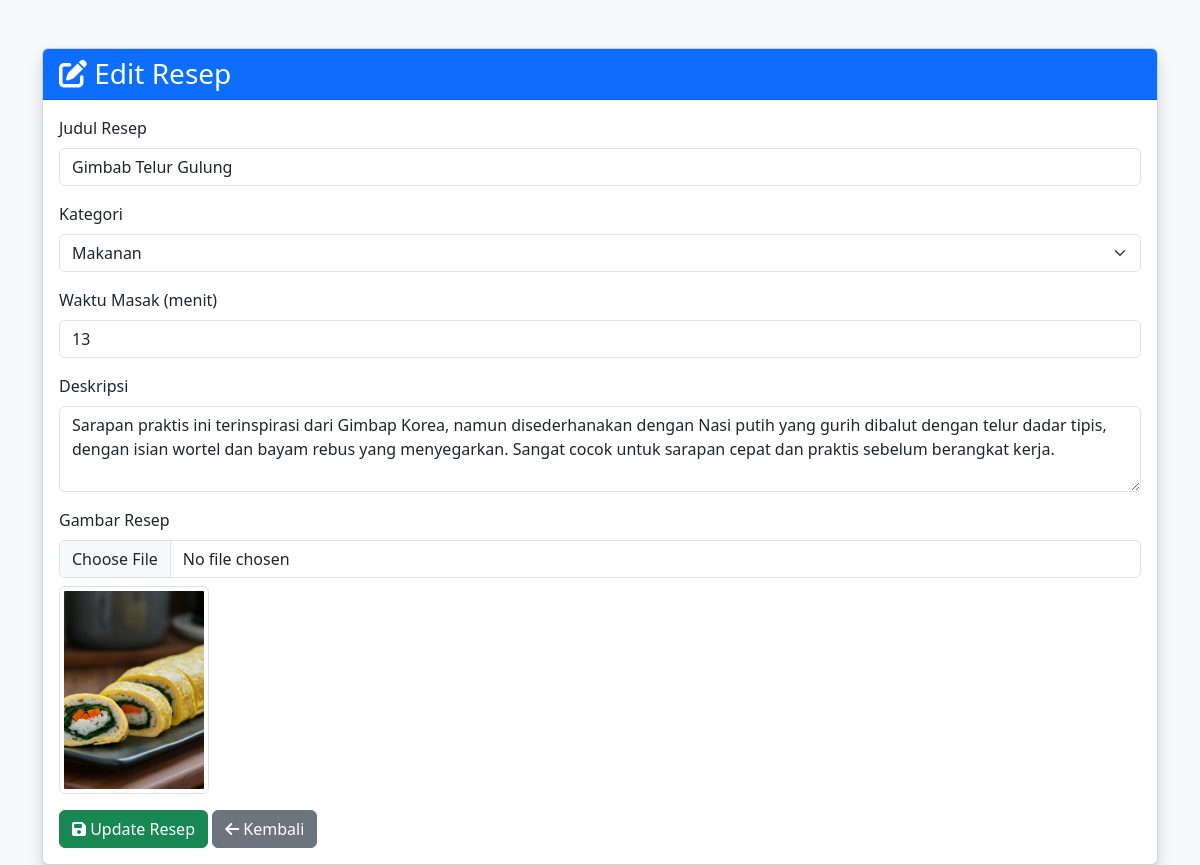
Page /raresep/admin/edit_resep.php?id=6 (signed in) on the committed database.
### tables this page shows
CREATE TABLE `resep` (
  `id_resep` int(11) NOT NULL,
  `judul_resep` varchar(50) NOT NULL,
  `deskripsi` text DEFAULT NULL,
  `id_kategori` int(11) DEFAULT NULL,
  `waktu_masak` int(11) DEFAULT NULL,
  `gambar_resep` varchar(255) DEFAULT NULL,
  `tanggal_posting` timestamp NOT NULL DEFAULT current_timestamp() ON UPDATE current_timestamp()
);

CREATE TABLE `kategori` (
  `id_kategori` int(11) NOT NULL,
  `nama_kategori` varchar(100) DEFAULT NULL
);

### raresep/admin/edit_resep.php (the view, shortened to what this page needs)
<?php
include '../config/db.php';
$id_resep = intval($_GET['id']);
$query = "SELECT * FROM resep WHERE id_resep = ?";
$stmt = $conn->prepare($query);
$stmt->bind_param("i", $id_resep);
$stmt->execute();
$result = $stmt->get_result();
$resep = $result->fetch_assoc();
$query_kategori = "SELECT * FROM kategori";
$result_kategori = $conn->query($query_kategori);
?>
<!DOCTYPE html>
<html lang="id">
<head>
    <link href="https://cdn.jsdelivr.net/npm/bootstrap@5.3.0/dist/css/bootstrap.min.css" rel="stylesheet">
    <link rel="stylesheet" href="https://cdnjs.cloudflare.com/ajax/libs/font-awesome/6.4.2/css/all.min.css">
</head>
<body class="bg-light">
    <div class="container mt-5">
        <div class="card shadow">
            <div class="card-header bg-primary text-white">
                <h3 class="mb-0"><i class="fas fa-edit"></i> Edit Resep</h3>
            </div>
            <div class="card-body">
                <form method="POST" enctype="multipart/form-data">
                    <div class="mb-3">
                        <label class="form-label">Judul Resep</label>
                        <input type="text" name="judul_resep" class="form-control" value="<?php echo htmlspecialchars($resep['judul_resep']); ?>" required>
                    </div>
                    <div class="mb-3">
                        <label class="form-label">Kategori</label>
                        <select name="id_kategori" class="form-select" required>
                            <?php while ($kategori = $result_kategori->fetch_assoc()) { ?>
                                <option value="<?php echo $kategori['id_kategori']; ?>" <?php echo ($kategori['id_kategori'] == $resep['id_kategori']) ? 'selected' : ''; ?>>
                                    <?php echo htmlspecialchars($kategori['nama_kategori']); ?>
                                </option>
                            <?php } ?>
                        </select>
                    </div>
                    <div class="mb-3">
                        <label class="form-label">Waktu Masak (menit)</label>
                        <input type="number" name="waktu_masak" class="form-control" value="<?php echo $resep['waktu_masak']; ?>" required>
                    </div>
                    <div class="mb-3">
                        <label class="form-label">Deskripsi</label>
                        <textarea name="deskripsi" class="form-control" rows="3" required><?php echo htmlspecialchars($resep['deskripsi']); ?></textarea>
                    </div>
                    <div class="mb-3">
                        <label class="form-label">Gambar Resep</label>
                        <input type="file" name="gambar" class="form-control">
                        <?php if (!empty($resep['gambar_resep'])) { ?>
                            <div class="mt-2">
                                <img src="../assets/images/<?php echo htmlspecialchars($resep['gambar_resep']); ?>" class="img-thumbnail" width="150">
                            </div>
                        <?php } ?>
                    </div>
                    <button type="submit" class="btn btn-success"><i class="fas fa-save"></i> Update Resep</button>
                    <a href="kelola_resep.php" class="btn btn-secondary"><i class="fas fa-arrow-left"></i> Kembali</a>
                </form>
            </div>
        </div>
    </div>
</body>
</html>

### rows in the picture
resep: judul_resep "Gimbab Telur Gulung", id_kategori "Makanan", waktu_masak "13", deskripsi "Sarapan praktis ini terinspirasi dari Gimbap Korea, namun disederhanakan dengan Nasi putih yang gurih dibalut dengan telur dadar tipis, dengan isian wortel dan bayam rebus yang menyegarkan. Sangat cocok untuk sarapan cepat dan praktis sebelum berangkat kerja.", gambar_resep (picture)
